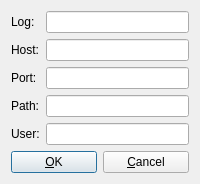
<?xml version="1.0" encoding="UTF-8"?>
<ui version="4.0">
 <class>SettingsDialog</class>
 <widget class="QDialog" name="SettingsDialog">
  <property name="windowTitle">
   <string>Settings</string>
  </property>
  <layout class="QVBoxLayout" name="verticalLayout_2">
   <item>
    <layout class="QVBoxLayout" name="verticalLayout">
     <property name="sizeConstraint">
      <enum>QLayout::SetDefaultConstraint</enum>
     </property>
     <item>
      <layout class="QHBoxLayout" name="horizontalLayout">
       <item>
        <layout class="QVBoxLayout" name="verticalLayout_3">
         <item>
          <widget class="QLabel" name="logLabel">
           <property name="text">
            <string>Log:</string>
           </property>
          </widget>
         </item>
         <item>
          <widget class="QLabel" name="hostLabel">
           <property name="text">
            <string>Host:</string>
           </property>
          </widget>
         </item>
         <item>
          <widget class="QLabel" name="portLabel">
           <property name="text">
            <string>Port:</string>
           </property>
          </widget>
         </item>
         <item>
          <widget class="QLabel" name="pathLabel">
           <property name="text">
            <string>Path:</string>
           </property>
          </widget>
         </item>
         <item>
          <widget class="QLabel" name="userLabel">
           <property name="text">
            <string>User:</string>
           </property>
          </widget>
         </item>
        </layout>
       </item>
       <item>
        <layout class="QVBoxLayout" name="verticalLayout_4">
         <item>
          <widget class="QLineEdit" name="logLineEdit"/>
         </item>
         <item>
          <widget class="QLineEdit" name="hostLineEdit"/>
         </item>
         <item>
          <widget class="QLineEdit" name="portLineEdit"/>
         </item>
         <item>
          <widget class="QLineEdit" name="pathLineEdit"/>
         </item>
         <item>
          <widget class="QLineEdit" name="userLineEdit"/>
         </item>
        </layout>
       </item>
      </layout>
     </item>
     <item>
      <layout class="QHBoxLayout" name="horizontalLayout_2" stretch="0,0">
       <property name="spacing">
        <number>6</number>
       </property>
       <property name="sizeConstraint">
        <enum>QLayout::SetDefaultConstraint</enum>
       </property>
       <item>
        <widget class="QPushButton" name="okPushButton">
         <property name="text">
          <string>&amp;OK</string>
         </property>
        </widget>
       </item>
       <item>
        <widget class="QPushButton" name="cancelPushButton">
         <property name="text">
          <string>&amp;Cancel</string>
         </property>
        </widget>
       </item>
      </layout>
     </item>
    </layout>
   </item>
  </layout>
 </widget>
 <resources/>
 <connections>
  <connection>
   <sender>cancelPushButton</sender>
   <signal>clicked()</signal>
   <receiver>SettingsDialog</receiver>
   <slot>slotCancel()</slot>
   <hints>
    <hint type="sourcelabel">
     <x>295</x>
     <y>229</y>
    </hint>
    <hint type="destinationlabel">
     <x>199</x>
     <y>149</y>
    </hint>
   </hints>
  </connection>
  <connection>
   <sender>okPushButton</sender>
   <signal>clicked()</signal>
   <receiver>SettingsDialog</receiver>
   <slot>slotOk()</slot>
   <hints>
    <hint type="sourcelabel">
     <x>103</x>
     <y>229</y>
    </hint>
    <hint type="destinationlabel">
     <x>199</x>
     <y>149</y>
    </hint>
   </hints>
  </connection>
 </connections>
 <slots>
  <slot>slotOk()</slot>
  <slot>slotCancel()</slot>
 </slots>
</ui>
